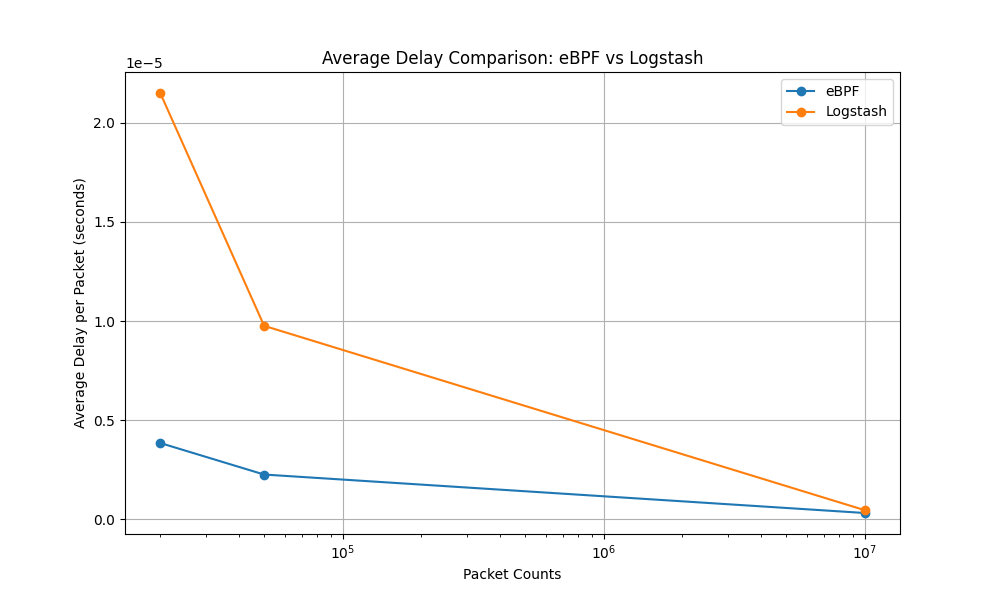

This figure's Python source:
import matplotlib.pyplot as plt

# Packet counts
packet_counts = [20000, 50000, 10000000]

# Average delay per packet for eBPF and Logstash (seconds)
ebpf_delay = [0.00000385, 0.00000226, 0.0000003206]
logstash_delay = [0.0000215, 0.00000976, 0.0000004628]

# Plotting
plt.figure(figsize=(10, 6))

plt.plot(packet_counts, ebpf_delay, marker='o', label='eBPF')
plt.plot(packet_counts, logstash_delay, marker='o', label='Logstash')

plt.title('Average Delay Comparison: eBPF vs Logstash')
plt.xlabel('Packet Counts')
plt.ylabel('Average Delay per Packet (seconds)')
plt.xscale('log')
plt.grid(True)
plt.legend()

plt.savefig('delayGraph.png')
